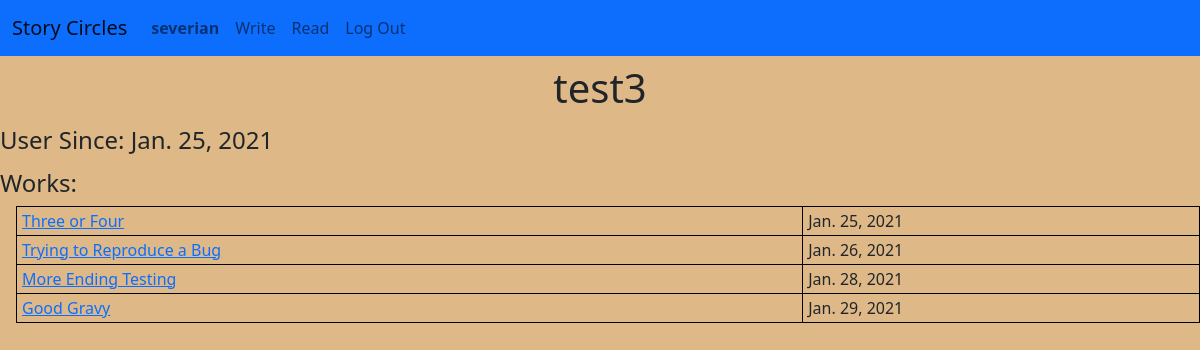
/circle/user/7 (signed in), run on the app's committed database.
### circle/models.py (models this page shows, shortened)
class User(AbstractUser):
    user_since = models.DateTimeField(blank=False, auto_now_add=True)
    liked_stories = models.ManyToManyField(
        "Story",
        related_name="liked_by",
        blank=True,
    )
    def get_absolute_url(self):
        return reverse('user', args=[self.pk])

class Story(models.Model):
    title = models.TextField(unique=True)
    authors = models.ManyToManyField(
        User,
        related_name="stories",
        blank=True
    )
    text = models.TextField()
    start_time = models.DateTimeField(blank=True, null=True)
    finish_time = models.DateTimeField(blank=True, null=True)
    finished = models.BooleanField(default=False)
    def get_absolute_url(self):
        if self.finished:
            return reverse('finished_story', args = [self.pk])
        else:
            return reverse('circle', args = [self.circle.pk])

### circle/views.py (the view)
# urls.py: path("user/<int:pk>", views.UserDetailView.as_view(), name="user"),
class UserDetailView(LoginRequiredMixin, DetailView):
    model = User
    context_object_name = 'detail_user'
    def get_context_data(self, **kwargs):
            context = super().get_context_data(**kwargs)
            context['stories'] = context['detail_user'].stories.filter(finished=True)
            return context

### circle/templates/circle/user_detail.html (shortened to what this page needs)
{% extends "circle/layout.html" %}
{% load static %}
{% block body %}
<h1>{{ detail_user.username }}</h1>
<h4>User Since: {{ detail_user.user_since.date }}</h4>
<h4>Works:</h4>
{% include "circle/include/finished_story_table.html" %}
{% endblock %}

### circle/templates/circle/layout.html (shortened to what this page needs)
{% load static %}
<!DOCTYPE html>
<html lang="en">
    <head>
        <link href="https://cdn.jsdelivr.net/npm/bootstrap@5.0.0-beta1/dist/css/bootstrap.min.css" rel="stylesheet">
        <link href="{% static 'circle/styles.css' %}" rel="stylesheet">
    </head>
    <body>
        <nav class="navbar navbar-expand-md navbar-light bg-primary">
            <div class="container-fluid">
                <a class="navbar-brand" href="{% url 'index' %}">Story Circles</a>
                <div class="collapse navbar-collapse" id="navbarToggle">
                    <ul class="navbar-nav me-auto">
                        {% if user.is_authenticated %}
                        <li class="nav-item">
                            <a class="nav-link" id="current-user-nav" href="{{ user.get_absolute_url }}"><strong>{{ user.username }}</strong></a>
                        </li>
                        <li class="nav-item">
                            <a class="nav-link" id="write-nav" href="{% url 'index' %}">Write</a>
                        </li>
                        <li class="nav-item">
                            <a class="nav-link" id="read-nav" href="{% url 'finished_stories' %}">Read</a>
                        </li>
                        <li class="nav-item">
                            <a class="nav-link" href="{% url 'logout' %}">Log Out</a>
                        </li>
                        {% endif %}
                    </ul>
                </div>
            </div>
        </nav>
        <div class="body container-fluid d-flex flex-column h-100 w-100 px-0">
            {% block body %}
            {% endblock %}
        </div>
    </body>
</html>

### circle/templates/circle/include/finished_story_table.html
<table class="finished-story-table">
    {% for story in stories %}
    <tr>
        <td class="finished-story-title">
            <a href="{{ story.get_absolute_url }}">{{ story.title }}</a>
        </td>
        <td class="finished-story-date">
            {{ story.finish_time.date }}
        </td>
    </tr>
    {% endfor %}
</table>

### circle/static/circle/styles.css (style rules this page uses)
html, body { height: 100%; }
body { background-color: BurlyWood; }
h1 { margin-top: 0.5rem; text-align: center; }
h4 { margin-top: 0.25em; }
table { border-collapse: collapse; margin-left: 1rem; }
table, th, td { border: 1px solid black; padding: 2px 5px; }

### data on the page
User: username "severian"
User: username "test3", user_since "Jan. 25, 2021"
Story: title "Three or Four", finish_time "Jan. 25, 2021"
Story: title "Trying to Reproduce a Bug", finish_time "Jan. 26, 2021"
Story: title "More Ending Testing", finish_time "Jan. 28, 2021"
Story: title "Good Gravy", finish_time "Jan. 29, 2021"
